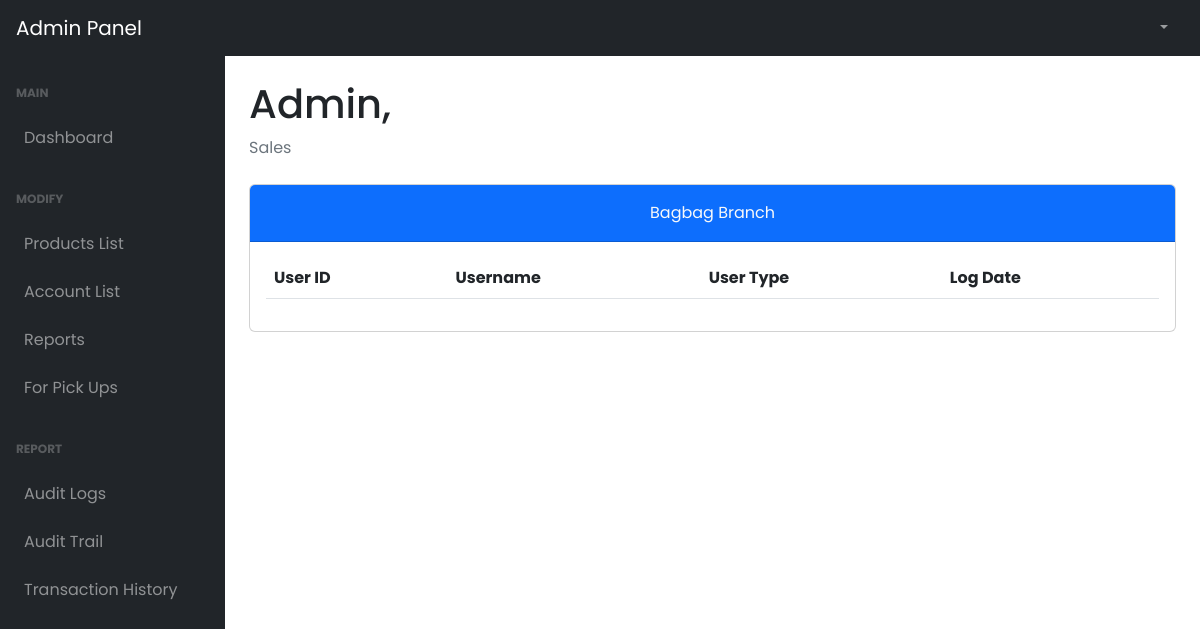
The app's page /admin/auditlogs.php (signed in), older data.
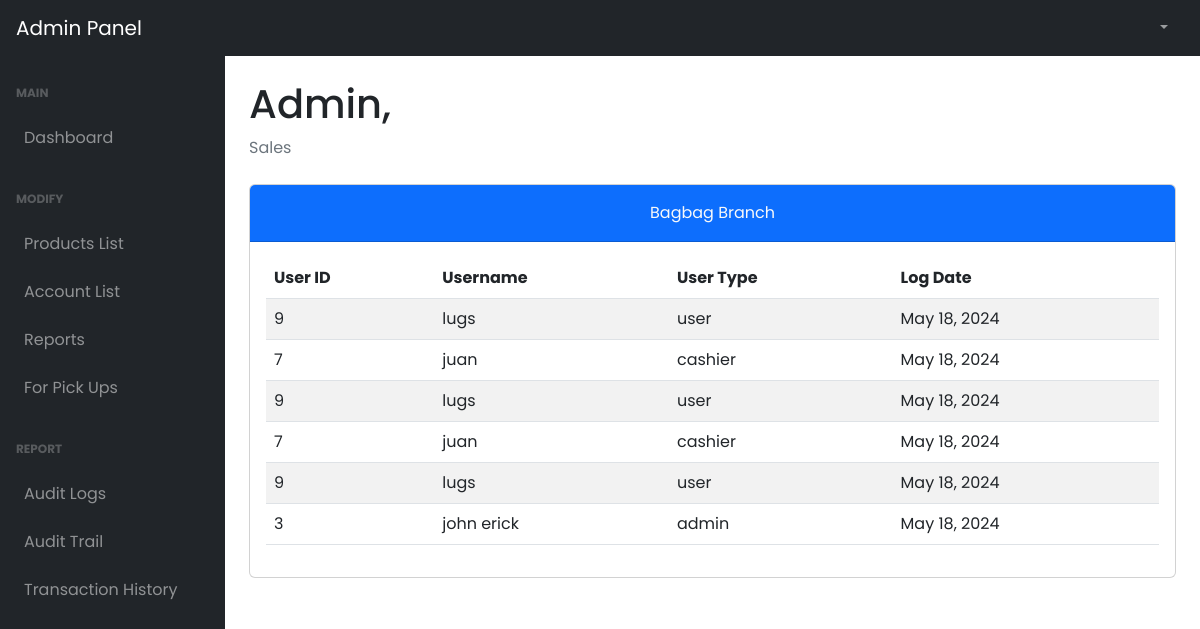
The same page, newer data.
### tables this page shows
CREATE TABLE `tbl_audit_log` (
  `log_user_id` int(11) DEFAULT NULL,
  `log_username` varchar(50) DEFAULT NULL,
  `log_user_type` varchar(50) DEFAULT NULL,
  `log_date` timestamp NULL DEFAULT current_timestamp()
);

CREATE TABLE `tbl_role` (
  `role_id` int(11) NOT NULL,
  `role_name` varchar(50) NOT NULL
);

### admin/auditlogs.php (the view, shortened to what this page needs)
<!DOCTYPE html>
<html lang="en">
  <head>
    <link href="../plugins/dataTables.bootstrap5.min.css" rel="stylesheet" />
    <link href="../plugins/responsive.bootstrap5.min.css" rel="stylesheet" />
    <link href="../styles/bootstrap5-min.css" rel="stylesheet" />
    <link href="../styles/card-general.css" rel="stylesheet" />
  </head>
  <body class="sb-nav-fixed">
    <?php require_once("./navbar.php"); ?>
    <div id="layoutSidenav">
      <?php require_once("./sidebar.php"); ?>
      <div id="layoutSidenav_content">
        <main>
          <div class="container-fluid px-4">
            <h1 class="mt-4" id="full_name">Admin,</h1>
            <ol class="breadcrumb mb-4">
              <li class="breadcrumb-item active">Sales</li>
            </ol>
              <div class="card mb-5">
                    <div class="card-header bg-primary pt-3">
                        <div class="text-center">
                            <p class="card-title text-light">Bagbag Branch
                        </div>
                    </div>
                    <div class="card-body">
                      <table id="userAuditLogs" class="table table-striped nowrap" style="width:100%">
                        <thead>
                          <tr>
                            <th>User ID</th>
                            <th>Username</th>
                            <th>User Type</th>
                            <th>Log Date</th>
                          </tr>
                        </thead>
                        <tbody>
                          <?php
                            $query = "SELECT tl.*, tr.role_name FROM tbl_audit_log tl
                            INNER JOIN tbl_role tr ON tr.role_id = tl.log_user_type;";
                            $stmt = $conn->prepare($query);
                            $stmt->execute();
                            $result = $stmt->get_result();
                              while ($data = $result->fetch_assoc()) {
                                $dateObject = new DateTime($data["log_date"]);
                          ?>
                          <tr>
                            <td><?php echo $data['log_user_id'];?></td>
                            <td><?php echo $data['log_username'];?></td>
                            <td><?php echo $data['role_name'];?></td>
                            <td><?php echo $dateObject->format('F j, Y'); ?></td>
                          </tr>
                          <?php
                            }
                          ?>
                        </tbody>
                      </table>
                    </div>
                  </div>
            </div>
      </main>
    </div>
  </div>
    <link rel="stylesheet" href="../styles/dataTables.min.css">
  </body>
</html>

### admin/navbar.php (shortened to what this page needs)
<nav class="sb-topnav navbar navbar-expand navbar-dark bg-dark">
      <a class="navbar-brand ps-3" href="index.php">Admin Panel</a>
      <button
        class="btn btn-link btn-sm order-1 order-lg-0 me-4 me-lg-0"
        id="sidebarToggle"
        href="#!"
      >
      </button>
      <ul class="navbar-nav ms-auto ms-md-0 me-3 me-lg-4">
        <li class="nav-item dropdown">
          <a
            class="nav-link dropdown-toggle"
            id="settingsDropDown"
            href="#"
            role="button"
            data-bs-toggle="dropdown"
            aria-expanded="false"
            ></a>
        </li>
      </ul>
    </nav>

### admin/sidebar.php (shortened to what this page needs)
<div id="layoutSidenav_nav">
  <nav class="sb-sidenav accordion sb-sidenav-dark" id="sidenavAccordion">
    <div class="sb-sidenav-menu">
      <div class="nav">
        <div class="sb-sidenav-menu-heading">Main</div>
        <a class="nav-link" href="index.php">
          Dashboard
        </a>
        <div class="sb-sidenav-menu-heading">Modify</div>
        <a class="nav-link collapsed" href="#" data-bs-toggle="collapse" data-bs-target="#collapseEmployeeProducts" aria-expanded="false" aria-controls="collapseEmployeeProducts">
          Products List
        </a>
        <a class="nav-link collapsed" href="#" data-bs-toggle="collapse" data-bs-target="#collapseEmployeeAccounts" aria-expanded="false" aria-controls="collapseEmployeeAccounts">
          Account List
        </a>
        <a class="nav-link" href="reports.php">
          Reports
        </a>
        <a class="nav-link collapsed" href="#" data-bs-toggle="collapse" data-bs-target="#collapsePickup" aria-expanded="false" aria-controls="collapsePickup">
          For Pick Ups
        </a>
        <div class="sb-sidenav-menu-heading">Report </div>
        <a class="nav-link" href="auditLogs.php">
          Audit Logs
        </a>
        <a class="nav-link" href="auditTrail.php">
          Audit Trail
        </a>
        <a class="nav-link" href="transHistory.php">
          Transaction History
        </a>
      </div>
    </div>
  </nav>
</div>

### styles/card-general.css (style rules this page uses)
* { margin: 0; padding: 0; box-sizing: border-box; font-family: "Poppins", sans-serif; }

Row changes from the older to the newer data that the page shows:
added tbl_audit_log: log_user "9", log_username "lugs", tbl_role.role_name "user", log_date "May 18, 2024"
added tbl_audit_log: log_user "7", log_username "juan", tbl_role.role_name "cashier", log_date "May 18, 2024"
added tbl_audit_log: log_user "9", log_username "lugs", tbl_role.role_name "user", log_date "May 18, 2024"
added tbl_audit_log: log_user "7", log_username "juan", tbl_role.role_name "cashier", log_date "May 18, 2024"
added tbl_audit_log: log_user "9", log_username "lugs", tbl_role.role_name "user", log_date "May 18, 2024"
added tbl_audit_log: log_user "3", log_username "john erick", tbl_role.role_name "admin", log_date "May 18, 2024"
